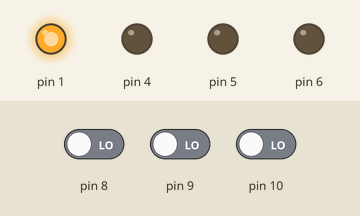
This sketch was run on a simulated Arduino Uno, built with avr-gcc and run on an emulated ATmega328P. Shown: output pins drawn as LEDs (lit = HIGH). Inputs (shaded band) come from the test bench; at power-on: pin 8 LOW, pin 9 LOW, pin 10 LOW.

Above: at 1.2 s.
1.3 s: pin 8 driven HIGH
At 2.5 s:
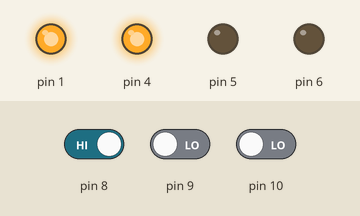
2.8 s: pin 9 driven HIGH
At 3.7 s:
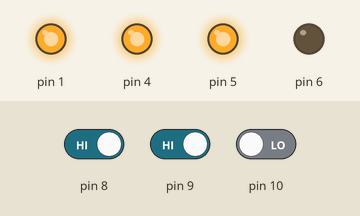
4.3 s: pin 10 driven HIGH
At 4.8 s:
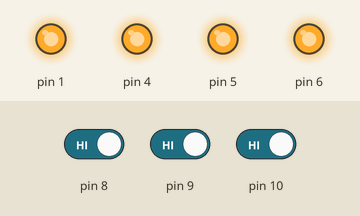
5.8 s: pin 8 driven LOW
At 7.0 s:
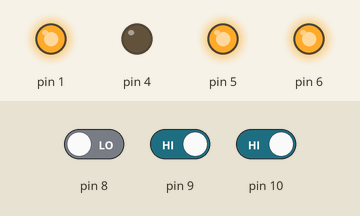
7.3 s: pin 9 driven LOW
At 8.3 s:
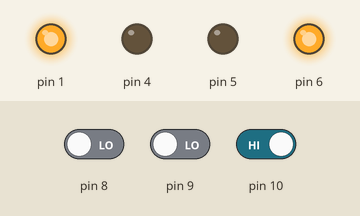
8.8 s: pin 8 driven HIGH
At 9.4 s:
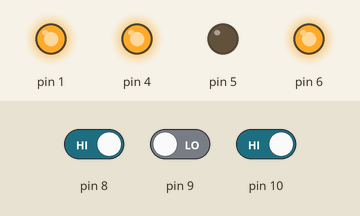
Timing chart, 0 to 11.3 s (numbered marks = the images above; inputs shaded):
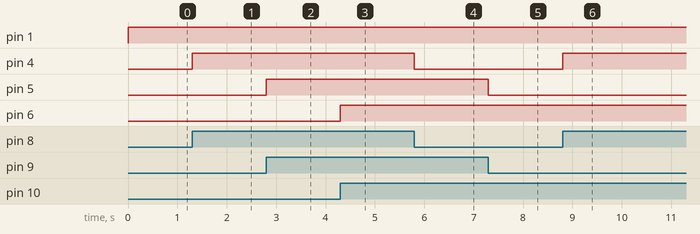

The sketch:

_04_01_triple_switch.ino
```cpp
void setup() {
  // put your setup code here, to run once:
  pinMode(1,OUTPUT);
  pinMode(4,OUTPUT);
  pinMode(5,OUTPUT);
  pinMode(6,OUTPUT);

  pinMode(8,INPUT);
  pinMode(9,INPUT);
  pinMode(10,INPUT);
}

void loop() {
  // put your main code here, to run repeatedly:
  int read8 = digitalRead(8);
  int read9 = digitalRead(9);
  int read10 = digitalRead(10);

  digitalWrite(1,HIGH);

  if(read8==HIGH){
    digitalWrite(4,HIGH);
  }else{
    digitalWrite(4,LOW);
  }
  if(read9==HIGH){
    digitalWrite(5,HIGH);
  }else{
    digitalWrite(5,LOW);
  }
  if(read10==HIGH){
    digitalWrite(6,HIGH);
  }else{
    digitalWrite(6,LOW);
  }
}
```

Measured:
- after the input at 1.3 s, pin 4: LOW → HIGH at once
- after the input at 2.8 s, pin 5: LOW → HIGH at once
- after the input at 4.3 s, pin 6: LOW → HIGH at once
- after the input at 5.8 s, pin 4: HIGH → LOW at once
- after the input at 7.3 s, pin 5: HIGH → LOW at once
- after the input at 8.8 s, pin 4: LOW → HIGH at once
